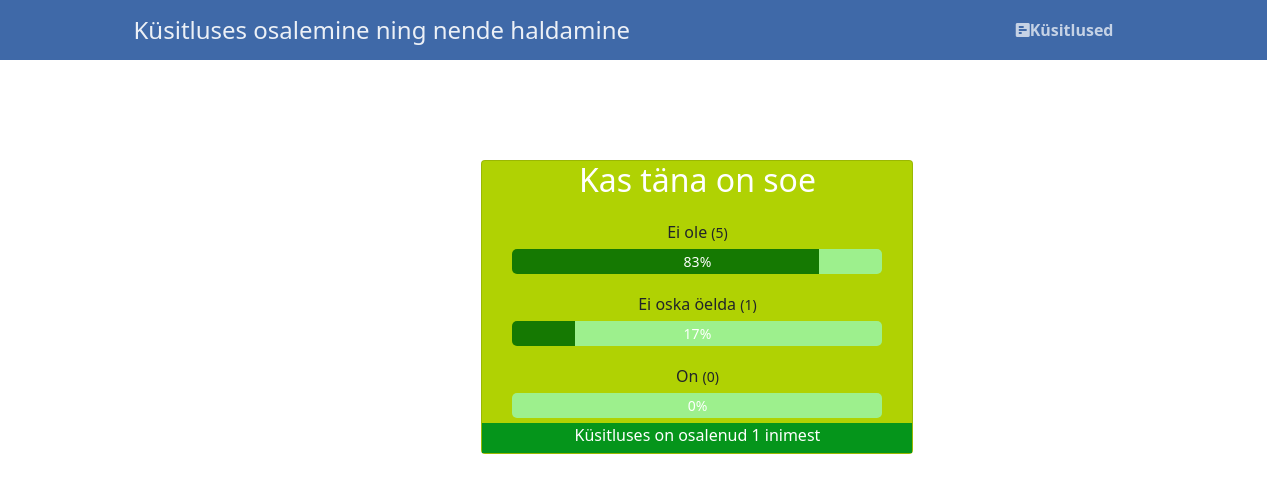
Page /result.php?id=3 on the committed database.
### tables this page shows
CREATE TABLE `polls` (
  `id` int(11) NOT NULL,
  `title` text NOT NULL,
  `description` text NOT NULL
);

CREATE TABLE `poll_answers` (
  `id` int(11) NOT NULL,
  `poll_id` int(11) NOT NULL,
  `title` text NOT NULL,
  `votes` int(11) NOT NULL DEFAULT 0
);

### result.php (the view, shortened to what this page needs)
<?php
$pdo = pdo_connect_mysql();
if (isset($_GET['id'])) {
    $stmt = $pdo->prepare('SELECT * FROM polls WHERE id = ?');
    $stmt->execute([ $_GET['id'] ]);
    $poll = $stmt->fetch(PDO::FETCH_ASSOC);
    if ($poll) {
        $stmt = $pdo->prepare('SELECT * FROM poll_answers WHERE poll_id = ? ORDER BY votes DESC');
        $stmt->execute([ $_GET['id'] ]);
        $poll_answers = $stmt->fetchAll(PDO::FETCH_ASSOC);
        $total_votes = 0;
        foreach($poll_answers as $poll_answer) {
            $total_votes += $poll_answer['votes'];
        }
    } else {
        exit('Poll with that ID does not exist.');
    }
} else {
    exit('No poll ID specified.');
}
$idene = $_GET['id'];
$stmt = $pdo->prepare('SELECT COUNT(ip) FROM poll_votes WHERE id = ?');
$result = $stmt->execute([$idene]);
$count = $stmt->fetch(PDO::FETCH_NUM)[0];
?>
<?php require 'templates/header.php' ?>
<!doctype html>
<html lang="en">
  <head>
    <link href="https://cdn.jsdelivr.net/npm/bootstrap@5.1.3/dist/css/bootstrap.min.css" rel="stylesheet">
  </head>
  <body>
    <div class="card" id="card">
      <h2 style="color: white"><?=$poll['title']?></h2>
      <div class="content poll-result">
        <div class="wrapper">
          <?php foreach ($poll_answers as $poll_answer): ?>
            <div id="pollAnswers" class="poll-question mt-2">
              <p class="text-center"><?=$poll_answer['title']?> <span>(<?=$poll_answer['votes']?>)</span></p>
              <div class="result-bar" style= "background: linear-gradient(to right, #157902 <?=@round(($poll_answer['votes']/$total_votes)*100)?>%, #9df08d <?=@round(($poll_answer['votes']/$total_votes)*100)?>%)">
                <?=@round(($poll_answer['votes']/$total_votes)*100)?>%
              </div>
            </div>
          <?php endforeach; ?>
        </div>
        </div>
        <div id="lowerBar">
          <p style="color: white">Küsitluses on osalenud <?=$count?> inimest</p>
        </div>
      </div>
  </body>
</html>

### templates/header.php (style rules this page uses)
body { background-color: #FFFFFF; margin: 0; }

### result.php (style rules this page uses)
#pollAnswers { padding-left: 30px; }
#lowerBar { background-color: #05951b; height: 30px; width: 100%; }
#card { margin-top: 100px; width: 27rem; background-color: #b0d203; text-align: center; margin-left: 38%; justify-content: center; }
.content { width: 800px; }
.poll-result .wrapper { display: flex; flex-flow: column; }
.poll-result .wrapper .poll-question { width: 50%; padding-bottom: 5px; }
.poll-result .wrapper .poll-question p { margin: 0; padding: 5px 0; }
.poll-result .wrapper .poll-question p span { font-size: 14px; }
.poll-result .wrapper .poll-question .result-bar { display: flex; height: 25px; min-width: 5%; background-color: lime; border-radius: 5px; font-size: 14px; color: white; justify-content: center; align-items: center; }

### rows in the picture
polls: title "Kas täna on soe"
poll_answers: title "Ei ole", votes "5", @round(($poll_answer['votes']/$total_votes)*100) "83"
poll_answers: title "Ei oska öelda", votes "1", @round(($poll_answer['votes']/$total_votes)*100) "17"
poll_answers: title "On", votes "0", @round(($poll_answer['votes']/$total_votes)*100) "0"

### other values in the picture
$count "1"
